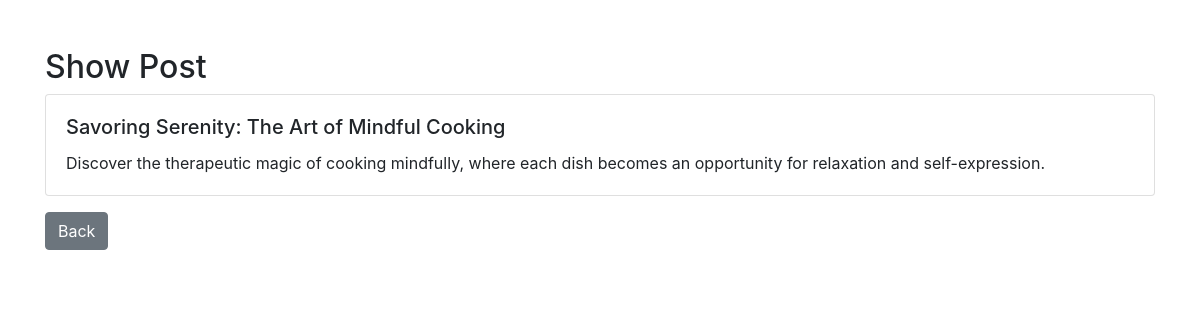
/oneToMany/show_post.php?post_id=11&user_id=13, run on the app's committed database.
### tables this page shows
CREATE TABLE `posts` (
  `id` int NOT NULL,
  `user_id` int DEFAULT NULL,
  `title` varchar(255) DEFAULT NULL,
  `description` text
);

### oneToMany/show_post.php (the view, shortened to what this page needs)
<?php
require 'dbconnect.php';
if (isset($_GET['post_id']) && isset($_GET['user_id'])) {
    $post_id = $_GET['post_id'];
    $user_id = $_GET['user_id'];
    try {
        $stmt = $pdo->prepare("SELECT * FROM posts WHERE id = ?");
        $stmt->execute([$post_id]);
        $post = $stmt->fetch(PDO::FETCH_ASSOC);
    } catch (PDOException $e) {
        echo "Error: " . $e->getMessage();
    }
} else {
    header("Location: index.php");
    exit();
}
?>
<!DOCTYPE html>
<html>
<head>
    <link rel="stylesheet" href="https://stackpath.bootstrapcdn.com/bootstrap/4.5.2/css/bootstrap.min.css">
</head>
<body>
    <div class="container mt-5">
        <h2>Show Post</h2>
        <div class="card">
    <div class="card-body">
        <h5 class="card-title"><?php echo ucfirst($post['title']); ?></h5>
        <p class="card-text"><?php echo $post['description']; ?></p>
    </div>
</div>
        <a href="user_posts.php?user_id=<?php echo $user_id; ?>" class="btn btn-secondary mt-3">Back</a>
    </div>
</body>
</html

### data on the page
posts: title "Savoring Serenity: The Art of Mindful Cooking", description "Discover the therapeutic magic of cooking mindfully, where each dish becomes an opportunity for relaxation and self-expression."
